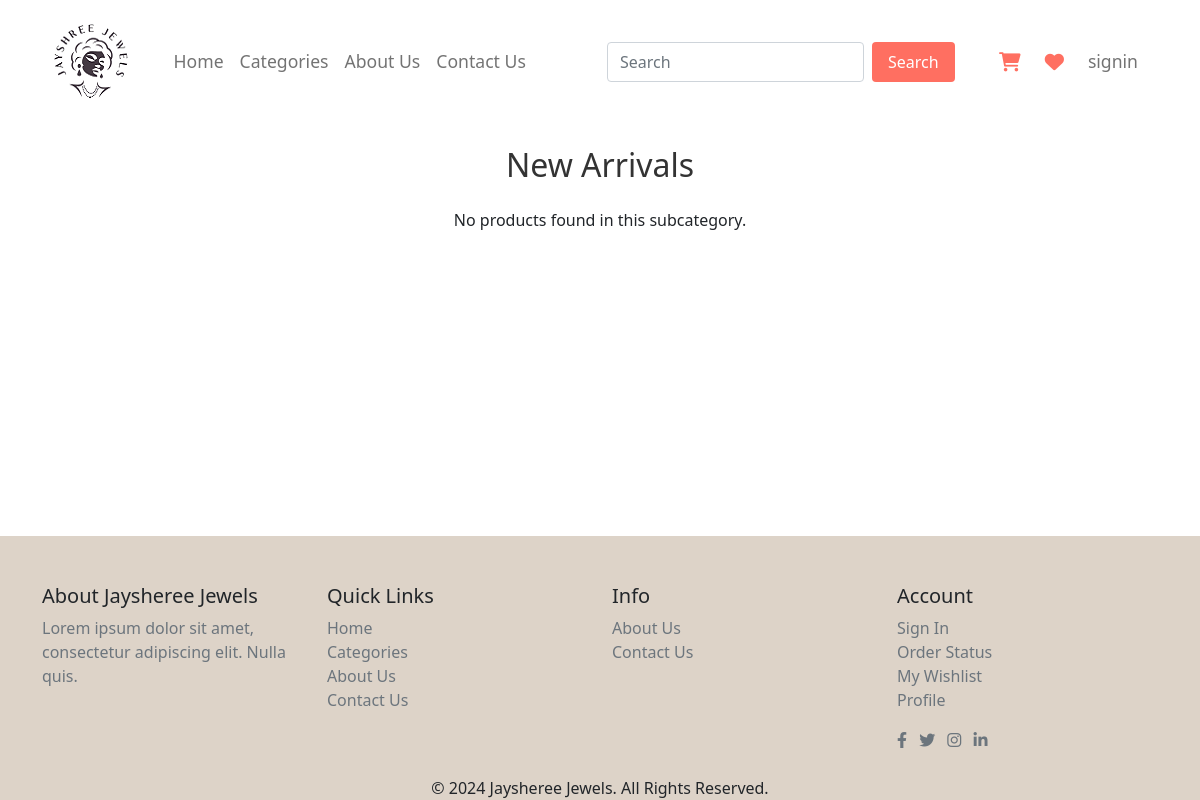
The app's page /user/product.php?sc_code=SCT03, older data.
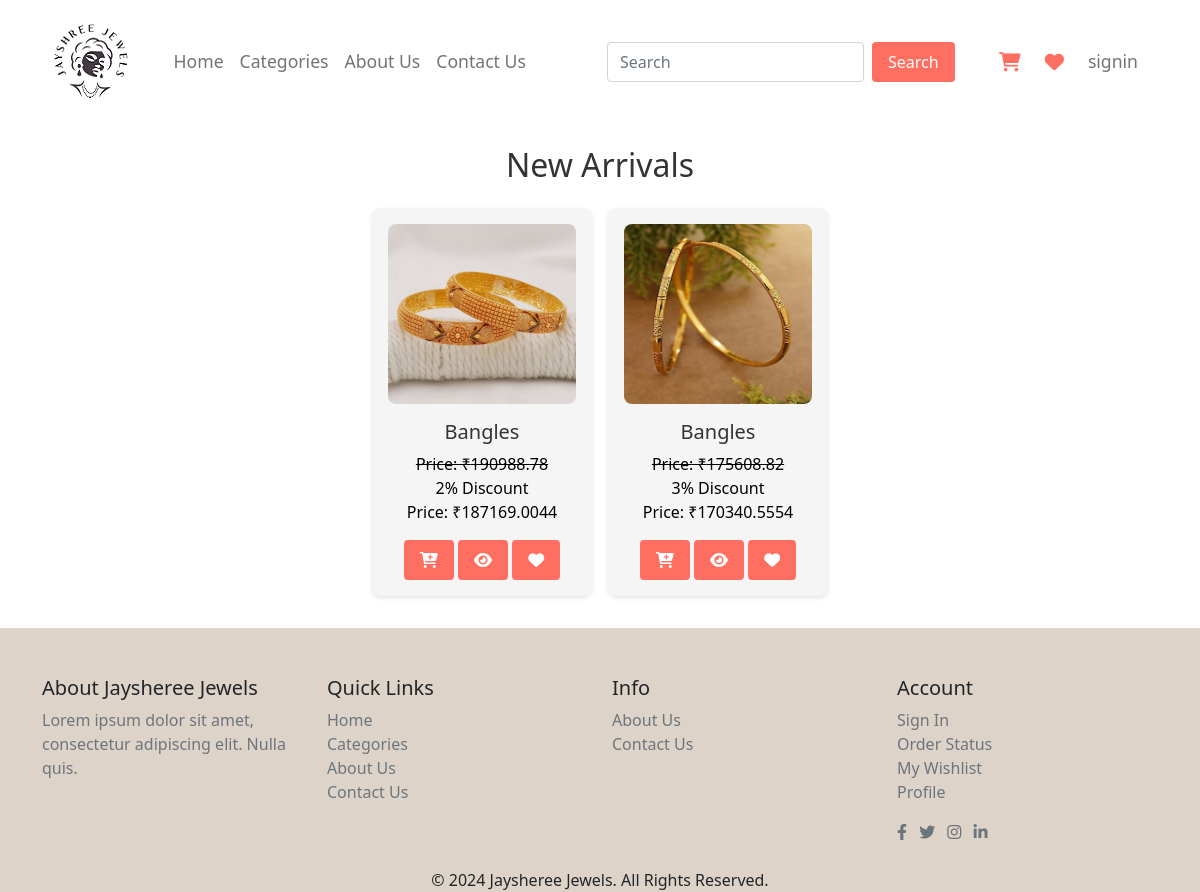
The same page, newer data.
### tables this page shows
CREATE TABLE `product_tbl` (
  `p_id` int(10) NOT NULL,
  `p_code` varchar(10) NOT NULL,
  `p_name` varchar(100) NOT NULL,
  `p_sc_code` varchar(10) NOT NULL,
  `p_type` varchar(30) NOT NULL,
  `p_gross_weight` decimal(10,3) NOT NULL,
  `p_diamond_weight` decimal(5,3) NOT NULL,
  `p_diamond_pices` int(5) NOT NULL,
  `p_purity` varchar(50) NOT NULL,
  `p_gold_weight` decimal(5,2) NOT NULL,
  `p_gold_price` decimal(10,2) NOT NULL,
  `p_diamond_price` decimal(10,2) NOT NULL,
  `p_making_charge` decimal(10,2) NOT NULL,
  `p_overhead_charges` decimal(10,2) NOT NULL,
  `p_base_price` decimal(10,2) NOT NULL,
  `p_tax` decimal(10,2) NOT NULL,
  `p_total_price` decimal(10,2) NOT NULL,
  `p_diamond_color` varchar(30) NOT NULL,
  `p_stock` int(5) NOT NULL,
  `p_discount` int(5) NOT NULL,
  `p_discount_price` double(10,2) NOT NULL,
  `p_main_image` varchar(250) NOT NULL,
  `p_other_image` varchar(1000) NOT NULL,
  `p_status` varchar(10) NOT NULL
);

### user/product.php (the view, shortened to what this page needs)
<?php
include_once 'header.php';
include_once '../conn.php';
?>
<section class="new-arrivals">
  <h2>New Arrivals</h2>
  <div class="arrivals-container">
    <?php
    if (isset($_GET['sc_code']) && !empty($_GET['sc_code'])) {
      $sc_code = $_GET['sc_code'];
      $productQuery = "SELECT * FROM product_tbl WHERE p_sc_code = '$sc_code' AND p_status = 'Active'";
      $resultp = mysqli_query($con, $productQuery);
      if ($resultp && mysqli_num_rows($resultp) > 0) {
        while ($rp = mysqli_fetch_assoc($resultp)) {
          ?>
          <a href="single-product.php?p_code=<?php echo $rp['p_code']; ?>">
            <div class="arrival-item <?php echo ($rp['p_stock'] == 0) ? 'out-of-stock' : ''; ?>" >
              <img src="<?php echo $rp['p_main_image']; ?>" alt="<?php echo $rp['p_name']; ?>">
              <h3 class="card-title text-truncate"><?php echo $rp['p_name']; ?></h3>
              <?php
              if ($rp['p_discount'] != 0) {
                $discounted_price = $rp['p_total_price'] - ($rp['p_discount'] * $rp['p_total_price'] / 100);
                ?>
                <span class="card-text text-decoration-line-through">Price: ₹<?php echo $rp['p_total_price']; ?></span><br>
                <span class="cart-text"><?php echo $rp['p_discount'] . "% Discount"; ?></span><br>
                <span class="card-text">Price: ₹<?php echo $discounted_price; ?></span><br>
                <?php
              } else {
                ?>
                <span class="card-text">Price: ₹<?php echo $rp['p_total_price']; ?></span><br>
                <?php
              }
              ?>
              <form action="" method="post">
                <div class="form-group mt-3">
                  <button type="submit" name="cart" class="buy-now">
                    <i class="fa-solid fa-cart-plus"></i>
                  </button>
                  <button type="submit" name="show" class="buy-now">
                    <i class="fa-solid fa-eye"></i>
                  </button>
                  <button type="submit" name="wishlist" class="buy-now">
                    <i class="fa-solid fa-heart"></i>
                  </button>
                </div>
              </form>
            </div>
          </a>
          <?php
        }
      } else {
        echo "<p>No products found in this subcategory.</p>";
      }
    } else {
      echo "<p>Invalid or missing subcategory code.</p>";
    }
    ?>
  </div>
</section>
<?php
include('footer.php');
?>

Row changes from the older to the newer data that the page shows:
now on this page (row edited): product_tbl: p_main_image (picture), p_name "Bangles", p_total_price "190988.78", p_discount "2", discounted_price "187169.0044"
added product_tbl: p_main_image (picture), p_name "Bangles", p_total_price "175608.82", p_discount "3", discounted_price "170340.5554"
Text that changed along with them:
text no longer shown: "No products found in this subcategory."
